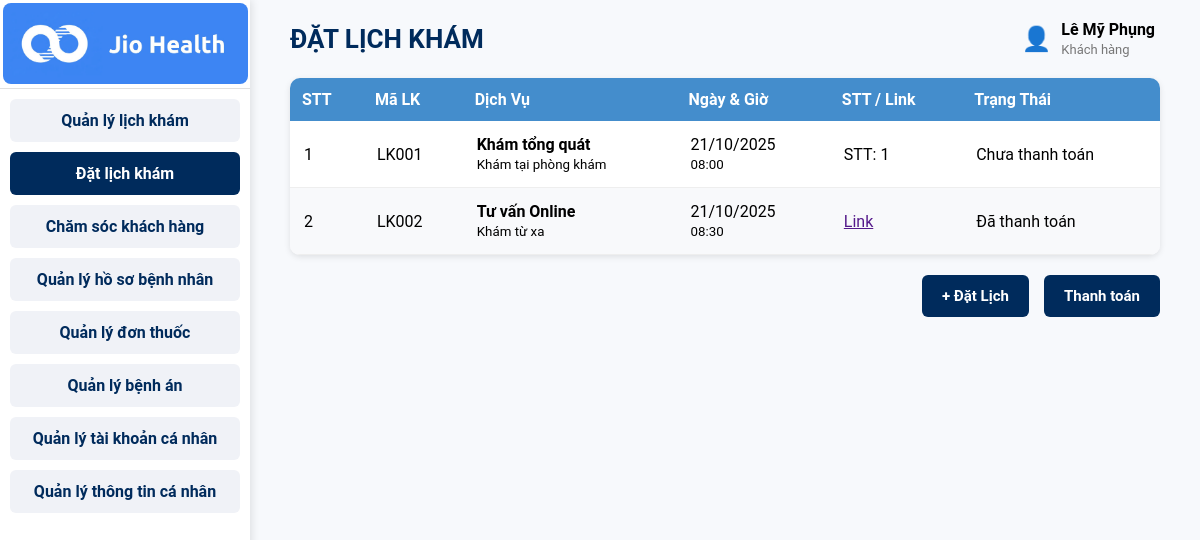
The page /DatLich/index.php on the database its author committed.
### tables this page shows
CREATE TABLE `lichkham` (
  `MaLichKham` char(10) NOT NULL,
  `TrangThaiLK` enum('Chờ thanh toán','Đã xác nhận','Đã khám','Hủy','Tái khám') DEFAULT 'Chờ thanh toán',
  `LinkKham` varchar(255) DEFAULT NULL,
  `SoThuTuKham` int(11) DEFAULT NULL,
  `NgayKham` date DEFAULT NULL,
  `GioHenChinhXac` time DEFAULT NULL,
  `MaHS` char(10) DEFAULT NULL,
  `MaDV` char(10) DEFAULT NULL,
  `MaCa` char(10) DEFAULT NULL,
  `MaBS` char(10) DEFAULT NULL,
  `MaCoSo` char(10) DEFAULT NULL
);

CREATE TABLE `dichvukham` (
  `MaDV` char(10) NOT NULL,
  `TenDV` varchar(200) DEFAULT NULL,
  `HinhThucKham` enum('Khám tại phòng khám','Khám từ xa') NOT NULL,
  `GiaTien` decimal(12,2) DEFAULT NULL
);

### DatLich/index.php (the view, shortened to what this page needs)
<?php
require_once __DIR__ . '/model/pdo.php';
$stmt = $pdo->query("
    SELECT lk.MaLichKham, dv.TenDV, dv.HinhThucKham, lk.NgayKham, lk.GioHenChinhXac,
           lk.SoThuTuKham, lk.LinkKham, lk.TrangThaiLK
    FROM lichkham lk
    JOIN dichvukham dv ON lk.MaDV = dv.MaDV
    ORDER BY lk.NgayKham ASC
");
$lichkham = $stmt->fetchAll(PDO::FETCH_ASSOC);
?>
<!DOCTYPE html>
<html lang="vi">
<head>
<link rel="stylesheet" href="layout/style.css">
</head>
<body>
<div class="app-container">
<aside class="sidebar">
    <div class="logo-section">
        <img src="layout/image/logo.jpg" alt="Jio Health" class="logo-icon">
    </div>
    <nav class="menu">
        <ul>
            <li class="menu-item">Quản lý lịch khám</li>
            <li class="menu-item active">Đặt lịch khám</li>
            <li class="menu-item">Chăm sóc khách hàng</li>
            <li class="menu-item">Quản lý hồ sơ bệnh nhân</li>
            <li class="menu-item">Quản lý đơn thuốc</li>
            <li class="menu-item">Quản lý bệnh án</li>
            <li class="menu-item">Quản lý tài khoản cá nhân</li>
            <li class="menu-item">Quản lý thông tin cá nhân</li>
        </ul>
    </nav>
</aside>
<main class="content">
<header class="header">
    <h1 class="header-title">ĐẶT LỊCH KHÁM</h1>
    <div class="user-info">
        <span class="user-icon">👤</span>
        <div class="user-name">
            <span class="name">Lê Mỹ Phụng</span><br>
            <span class="role">Khách hàng</span>
        </div>
    </div>
</header>
<section class="table-section">
<table class="complaint-table">
<thead>
<tr>
    <th>STT</th><th>Mã LK</th><th>Dịch Vụ</th><th>Ngày & Giờ</th><th>STT / Link</th><th>Trạng Thái</th>
</tr>
</thead>
<tbody>
<?php $i=1; foreach($lichkham as $row): ?>
<tr>
    <td><?= $i++ ?></td>
    <td><?= $row['MaLichKham'] ?></td>
    <td><strong><?= $row['TenDV'] ?></strong><br><small><?= $row['HinhThucKham'] ?></small></td>
    <td><?= date('d/m/Y',strtotime($row['NgayKham'])) ?><br><small><?= substr($row['GioHenChinhXac'],0,5) ?></small></td>
    <td><?= $row['HinhThucKham']=='Khám từ xa' ? "<a href='{$row['LinkKham']}' target='_blank'>Link</a>" : "STT: {$row['SoThuTuKham']}" ?></td>
    <td><?= $row['TrangThaiLK']=='Đã xác nhận'?'Đã thanh toán':'Chưa thanh toán' ?></td>
</tr>
<?php endforeach; ?>
</tbody>
</table>
</section>
<div class="main-actions-footer">
    <button class="btn-primary" onclick="window.location.href='view/dat_lich_kham.php'">+ Đặt Lịch</button>
    <button class="btn-primary">Thanh toán</button>
</div>
</main>
</div>
</body>
</html>

### DatLich/layout/style.css (style rules this page uses)
* { margin: 0; padding: 0; box-sizing: border-box; font-family: "Roboto", sans-serif; }
body { background-color: #f7f9fc; }
.app-container { display: flex; min-height: 100vh; }
.sidebar { width: 250px; background: #ffffff; box-shadow: 2px 0 8px rgba(0,0,0,0.1); display: flex; flex-direction: column; }
.logo-section { text-align: center; margin-top: 3px; border-bottom: 1px solid #e0e0e0; }
.logo-icon { width: 245px; border-radius: 8px; }
.menu { flex: 1; padding: 10px; }
.menu ul { list-style: none; }
.menu-item { background: #f0f2f7; color: #002b5c; font-weight: 600; border-radius: 6px; margin-bottom: 10px; padding: 12px; text-align: center; cursor: pointer; transition: 0.2s; }
.menu-item:hover, .menu-item.active { background: #002b5c; color: white; }
.content { flex: 1; padding: 20px 40px; }
.header { display: flex; justify-content: space-between; align-items: center; }
.header-title { font-size: 26px; font-weight: 700; color: #002b5c; }
.user-info { display: flex; align-items: center; gap: 10px; margin-right: 5px; }
.user-icon { font-size: 24px; }
.user-name .name { font-weight: bold; text-align: left; }
.user-name .role { font-size: 13px; color: #777; }
.table-section { margin-top: 20px; background: white; border-radius: 10px; box-shadow: 0 2px 6px rgba(0,0,0,0.1); overflow: hidden; }
.complaint-table { width: 100%; border-collapse: collapse; }
.complaint-table th { background: #448DCC; color: white; padding: 12px; text-align: left; }
.complaint-table td { padding: 14px; border-bottom: 1px solid #eee; }
.complaint-table tr:nth-child(even) { background-color: #f8f9fb; }
.main-actions-footer { margin-top: 20px; display: flex; justify-content: flex-end; gap: 15px; }
.btn-primary, .btn-secondary { border: none; border-radius: 6px; padding: 10px 20px; color: white; cursor: pointer; font-weight: bold; transition: 0.3s; }
.btn-primary { background: #002b5c; }
select, input[type="date"], button { height: 42px; border: 1px solid #ccc; border-radius: 8px; padding: 8px 12px; font-size: 15px; outline: none; transition: 0.3s; }

### rows shown on the page
lichkham: MaLichKham "LK001", MaDV.TenDV "Khám tổng quát", MaDV.HinhThucKham "Khám tại phòng khám", NgayKham "21/10/2025", GioHenChinhXac "08:00", SoThuTuKham "1", TrangThaiLK "Chưa thanh toán"
lichkham: MaLichKham "LK002", MaDV.TenDV "Tư vấn Online", MaDV.HinhThucKham "Khám từ xa", NgayKham "21/10/2025", GioHenChinhXac "08:30", TrangThaiLK "Đã thanh toán"
